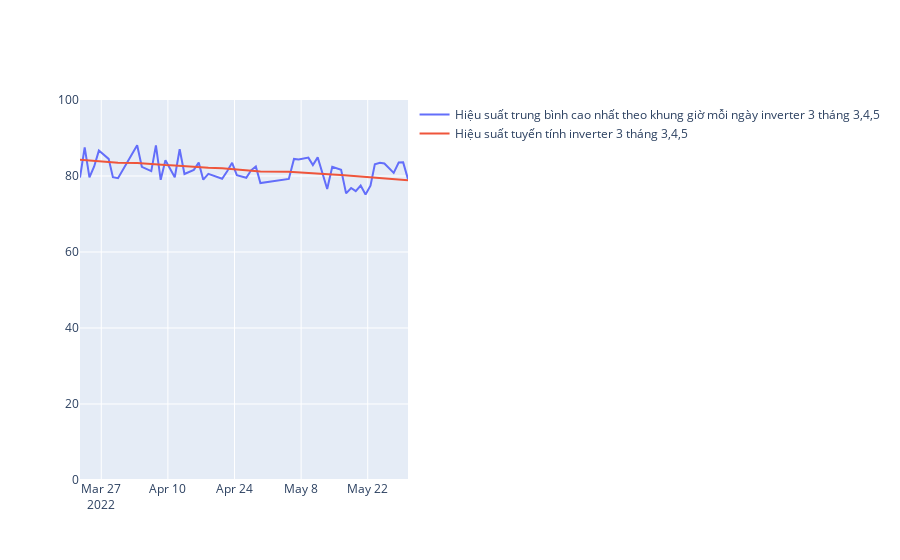

This figure's notebook cell:
### Code cell
fig21 = go.Figure()
fig21.add_trace(go.Scatter(
    x=df21['date'],
    y=df21['Hieu suat'],
    name="Hiệu suất trung bình cao nhất theo khung giờ mỗi ngày inverter 3 tháng 3,4,5 "))
fig21.add_trace(go.Scatter(
    x=df21['date'],
    y=df21['Hieu suat tuyen tinh'],
    name="Hiệu suất tuyến tính inverter 3 tháng 3,4,5"))
fig21.update_layout(yaxis_range=[0, 100])
fig21.show()
